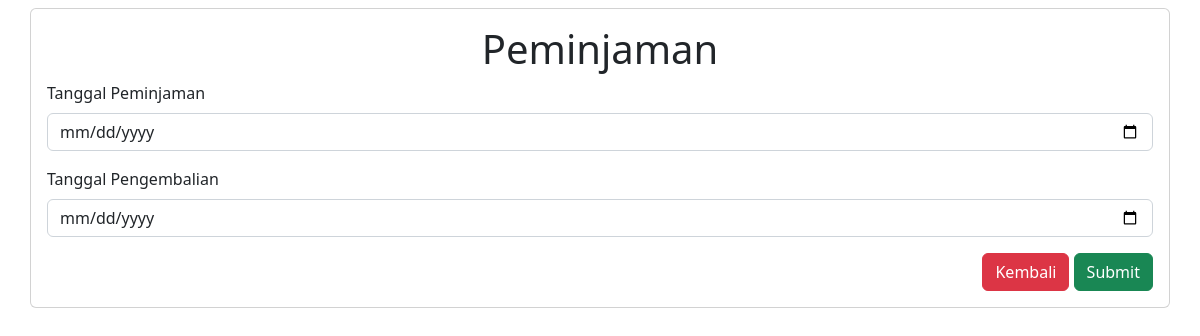
Page /peminjaman.php?id_buku=2 on the earlier database version.
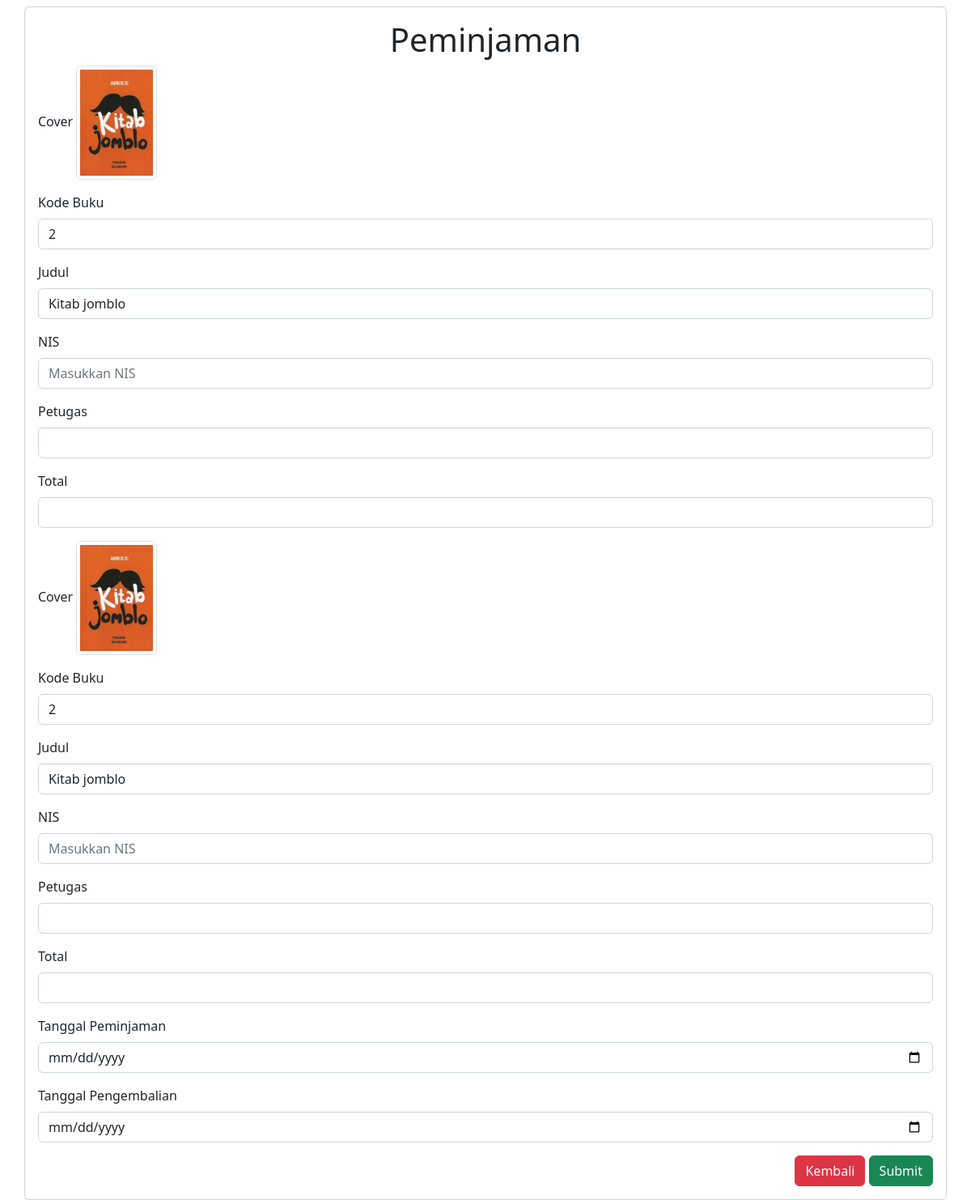
Same page on the later database version.
### tables this page shows
CREATE TABLE `peminjaman` (
  `id_peminjaman` int(11) NOT NULL,
  `id_siswa` int(11) NOT NULL,
  `id_petugas` int(11) NOT NULL,
  `id_buku` int(11) NOT NULL,
  `tanggal_peminjaman` date NOT NULL,
  `tanggal_pengembalian` date NOT NULL
);

CREATE TABLE `buku` (
  `id_buku` int(11) NOT NULL,
  `penulis` varchar(50) NOT NULL,
  `tahun` year(4) NOT NULL,
  `judul` varchar(255) NOT NULL,
  `kota` varchar(50) NOT NULL,
  `penerbit` varchar(50) NOT NULL,
  `cover` varchar(255) NOT NULL,
  `sinopsi` text NOT NULL,
  `stok` int(3) NOT NULL
);

### peminjaman.php (the view, shortened to what this page needs)
<?php
include 'config.php';
?>
<!DOCTYPE html>
<html lang="en">
<head>
    <link rel="stylesheet" href="assets/bootstrap/css/bootstrap.min.css">
</head>
<body>
<div class="container card p-3 mt-2">
		<h1 class="text-center">Peminjaman</h1>
		<form action="" method="post" enctype="multipart/form-data">
				<?php
					$id_buku = $_GET['id_buku'];
					$ambil = mysqli_query($conn, "SELECT * FROM buku JOIN  peminjaman ON buku.id_buku=peminjaman.id_buku JOIN siswa ON peminjaman.id_siswa=siswa.nis WHERE peminjaman.id_buku = '$id_buku';");
					while($data = mysqli_fetch_assoc($ambil)) {
				?>
				<div class="mb-3">
					<label for="" class="form-label">Cover</label>
					<img src="assets/cover/<?php echo $data['cover'] ?>" class= "img-thumbnail" alt="" style="width: 100px;">
            	</div>
				<div class="mb-3">
					<label for="" class="form-label">Kode Buku</label>
					<input type="text" class="form-control" name="id_buku" value="<?php echo $data['id_buku'] ?>"></input>
				</div>
				<div class="mb-3">
					<label for="" class="form-label">Judul</label>
					<input type="text" class="form-control" name="judul" value="<?php echo $data['judul'] ?>"></input>
				</div>
				<div class="mb-3">
					<label for="" class="form-label">NIS</label>
					<input type="text" class="form-control" name="nis" placeholder="Masukkan NIS" required></input>
				</div>
				<div class="mb-3">
					<label for="" class="form-label">Petugas</label>
					<input type="text" class="form-control" name="nip" value="<?= $_SESSION['nip'] ?>"></input>
				</div>
				<div class="mb-3">
					<label for="" class="form-label">Total</label>
					<input type="number" class="form-control" name="total" ></input>
				</div>
					<?php
						}
					?>
				<div class="mb-3">
					<label for="" class="form-label">Tanggal Peminjaman</label>
					<input type="date" class="form-control" value="" name="pinjam"></input>
				</div>
				<div class="mb-3">
					<label for="" class="form-label">Tanggal Pengembalian</label>
					<input type="date" class="form-control" name="kembali"></input>
				</div>
			<div class="text-end">
			<a href="home.php" type="button" class="btn btn-danger"> Kembali </a>
			<button type="submit" name="submit" class="btn btn-success">Submit</button>
		</div>
		</form>
	</div>
</body>
</html>

Differences in the rows shown:
now on this page (row edited): peminjaman: id_buku.cover (picture), id_buku "2", judul "Kitab jomblo"
added peminjaman: id_buku.cover (picture), id_buku "2", judul "Kitab jomblo"
